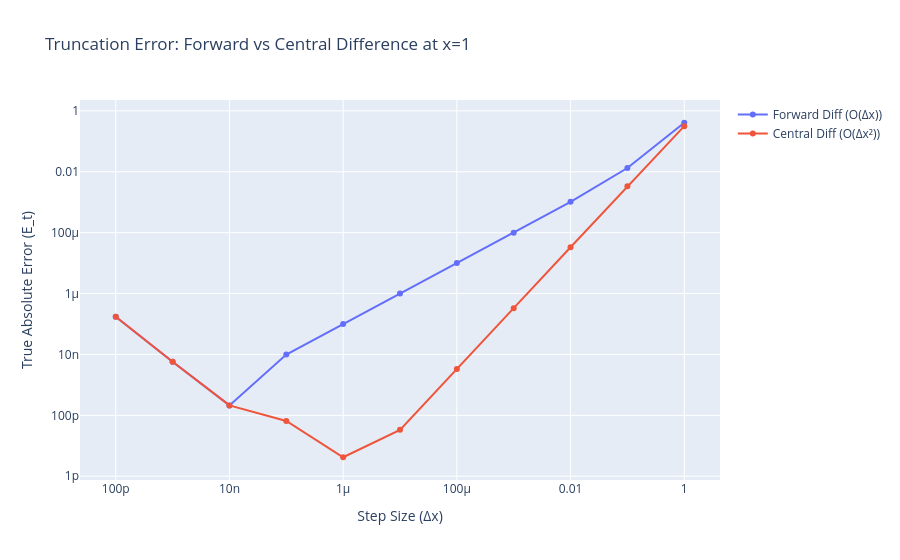

Notebook source saved alongside this figure:
### Markdown cell above
## Comparing Error Behaviour: Forward vs Central

Let's compare the error behavior of both methods as we decrease $\Delta x$. We will calculate the true absolute error ($E_t$) for the derivative of $2\sin(x)$ at $x=0.1$ (to avoid a special case for odd functions at $sin(x=0)$)

- **Forward Difference**: Error should scale linearly with $\Delta x$ (Slope = 1 on log-log plot).
- **Central Difference**: Error should scale quadratically with $\Delta x$ (Slope = 2 on log-log plot).

> Does this behave as you would expect? What is happening at small $\Delta x$? (hint: what operation does 'difference' imply?)

### Code cell
x = 0.1
true_val = 2 * np.cos(x)
delta_x = np.logspace(0, -10, 11)

def forward_diff(delta_x):
    return (2*np.sin(x + delta_x) - 2*np.sin(x)) / delta_x

def central_diff(delta_x):
    return (2*np.sin(x + delta_x) - 2*np.sin(x - delta_x)) / (2 * delta_x)

err_forward = np.abs(true_val - forward_diff(delta_x))
err_central = np.abs(true_val - central_diff(delta_x))

fig = go.Figure()
fig.add_trace(go.Scatter(x=delta_x, y=err_forward, mode='lines+markers', name='Forward Diff (O(Δx))'))
fig.add_trace(go.Scatter(x=delta_x, y=err_central, mode='lines+markers', name='Central Diff (O(Δx²))'))

fig.update_xaxes(type='log', title='Step Size (Δx)')
fig.update_yaxes(type='log', title='True Absolute Error (E_t)')
fig.update_layout(title='Truncation Error: Forward vs Central Difference at x=1')
fig.show()

### Figure 1 — Plotly figure (JSON) as saved in the notebook; plotly's stock layout.template omitted (floating-point values rounded to 4 significant figures)
{"data": [{"mode": "lines+markers", "name": "Forward Diff (O(Δx))", "type": "scatter", "x": [1.0, 0.1, 0.01, 0.001, 0.0001, 1e-05, 1e-06, 1e-07, 1e-08, 1e-09, 1e-10], "y": [0.4073, 0.01329, 0.001031, 0.0001002, 9.987e-06, 9.984e-07, 9.983e-08, 9.927e-09, 2.124e-10, 5.763e-09, 1.723e-07]}, {"mode": "lines+markers", "name": "Central Diff (O(Δx²))", "type": "scatter", "x": [1.0, 0.1, 0.01, 0.001, 0.0001, 1e-05, 1e-06, 1e-07, 1e-08, 1e-09, 1e-10], "y": [0.3155, 0.003315, 3.317e-05, 3.317e-07, 3.317e-09, 3.334e-11, 4.2e-12, 6.519e-11, 2.124e-10, 5.763e-09, 1.723e-07]}], "layout": {"title": {"text": "Truncation Error: Forward vs Central Difference at x=1"}, "xaxis": {"title": {"text": "Step Size (Δx)"}, "type": "log"}, "yaxis": {"title": {"text": "True Absolute Error (E_t)"}, "type": "log"}}}
